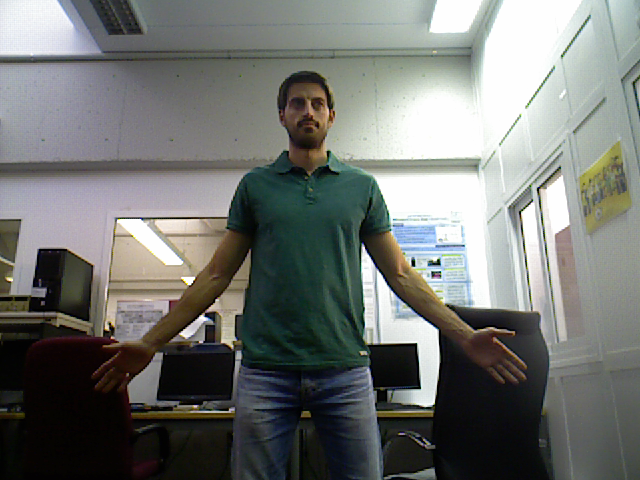
%> input picture Practica 8/person_rgb.png, 640 x 480 px
$ octave Prac8.m   (GNU Octave 9; MATLAB toolbox functions it lacks are replaced by stand-ins)
%> lines starting %> are read from the running program, lines starting %| are printed output that depends on the picture
### Practica 8/TMatrixFromValues.m
function A = TMatrixFromValues(xi)

    x = xi(1); y = xi(2); z = xi(3);
    yaw = xi(4); pitch = xi(5); roll = xi(6);

    cy = cos(degtorad(yaw));
    sy = sin(degtorad(yaw));

    cp = cos(degtorad(pitch));
    sp = sin(degtorad(pitch));

    cr = cos(degtorad(roll));
    sr = sin(degtorad(roll));

    A = [cy*cp, cy*sp*sr-sy*cr, cy*sp*cr+sy*sr, x; ...
         sy*cp, sy*sp*sr+cy*cr, sy*sp*cr-cy*sr, y; ...
         -sp, cp*sr, cp*cr, z;
         0 0 0 1];
end

### Practica 8/Prac8.m
close all
clear variables

% 1: Homogeneous transformations
% 2: Camera-to-world transformation
% 3: World-to-camera transformation
execute = 3;

% -------------------------------------------------------------------------
% 1: Homogeneous transformations
%
if execute == 1

    % Initial translations
    tx = 0; ty = 0; tz = 0;

    % Initial reference frame
    T = [1 0 0 tx
         0 1 0 ty
         0 0 1 tz
         0 0 0  1];
     showTransformation(T);
     pause;

     % Move the camera 0.5 meters forward
     tx = 0.5; ty = 0; tz = 0;
     T = [1 0 0 tx
          0 1 0 ty
          0 0 1 tz
          0 0 0  1];
     showTransformation(T);
     pause;

     % Rotate the camera 35degrees to look to the left (yaw rotation)
     tx = 0; ty = 0; tz = 0;
     yaw = deg2rad(35);
     cy=cos(yaw);
     sy=sin(yaw);
     I = [1 0 0 tx
          0 1 0 ty
          0 0 1 tz
          0 0 0 1];
      R =[cy -sy 0 0
          sy  cy 0 0
          0   0  1 0
          0   0  0 1];
      T=I*R;
     showTransformation(T);
     pause;

     % Move the camera 0.5 meters upwards and rotate it downwards
     tx = 0; ty = 0; tz = 0.5;
     pitch = deg2rad(60);
     cp=cos(pitch);
     sp=sin(pitch);
     T = [cp 0   sp tx
          0  1   0  ty
         -sp 0   cp tz
          0  0   0  1];
     showTransformation(T);
     pause;

% -------------------------------------------------------------------------
% 2: Camera-to-world transformation
%
elseif execute == 2 || execute == 3

    % Read the rgb and depth images images
    im_rgb = imread('person_rgb.png');
%> im_rgb is the input picture: size 480x640x3 uint8; mean R, G, B 114.3, 117, 113.7
    im_depth = imread('person_depth.png');
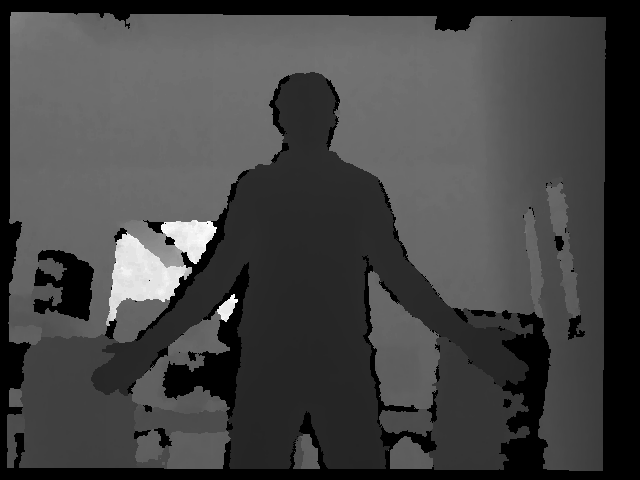
%> input picture Practica 8/person_depth.png, 640 x 480 px
%> im_depth is the input picture: size 480x640 uint16; min 0, max 49350, mean 13216.8

    % Show them
    figure
    imshow(im_rgb)
    figure
    imshow(im_depth)

    % Camera intrinsic parameters
    f = 525;
    x0 = 319.5;
    y0 = 239.5;

    % Initialization of useful vectors
    [rows,cols] = size(im_depth);
%> rows = 480; cols = 640
    points_x = zeros(rows,cols);
    points_y = zeros(rows,cols);
    points_z = zeros(rows,cols);

    % Depth scale and max depth considered
    scale = 0.0002;
    max_depth = 5;

    % Obtain the 3D coordinates of each pixel
    for y=1:rows
        for x=1:cols
            points_z(y,x) = double(im_depth(y,x))*scale;
            if points_z(y,x) > max_depth % check max depth
                points_z(y,x) = 0;
            end
            points_x(y,x) = -1*((x-x0)/f)*points_z(y,x);
            points_y(y,x) = -1*((y-y0)/f)*points_z(y,x);
        end
    end
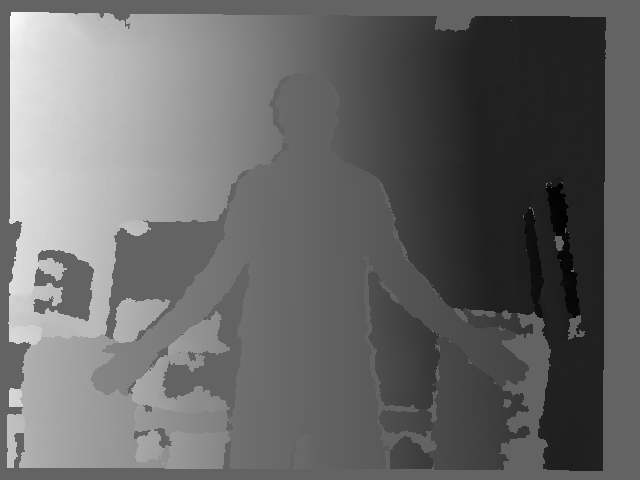
%> points_x: size 480x640 double; min -1.87, max 2.92, mean 0.0942; drawn with min black and max white
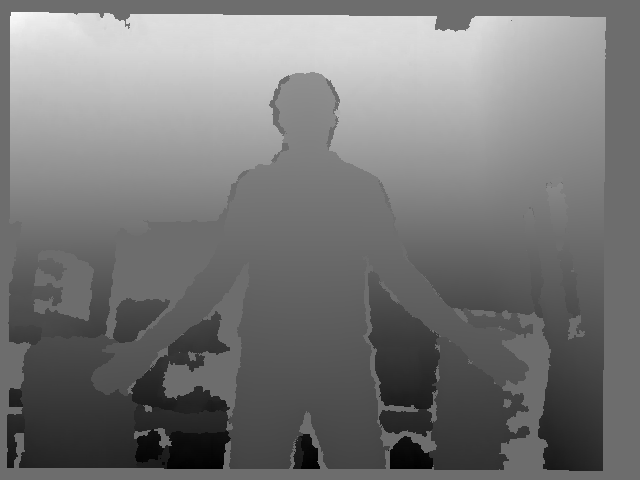
%> points_y: size 480x640 double; min -1.61, max 2.15, mean 0.143; drawn with min black and max white
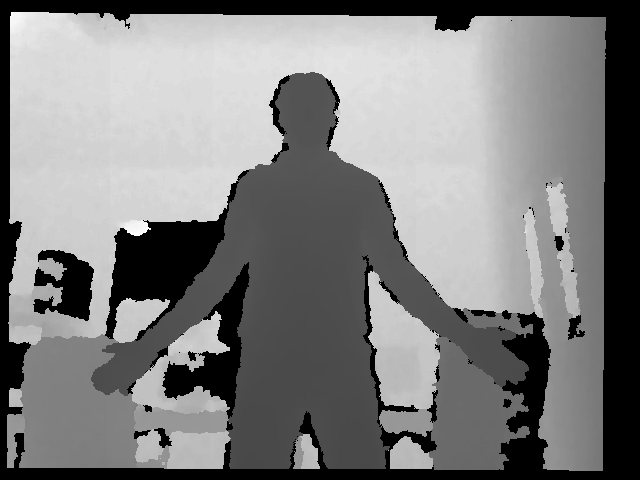
%> points_z: size 480x640 double; min 0, max 4.98, mean 2.47; drawn with min black and max white


    downsample = 2; % increment this downsampling depending on your
                    % pc's computational power

    if execute == 2
        figure
        plot3DScene(points_x,points_y,points_z,im_rgb,downsample);
    end
end

% -------------------------------------------------------------------------
% 3: World-to-camera transformation
%
if execute == 3

    % Modify this transformation
    transform = [-0.3; -0.3; -0.3; 0; -10; 0]; % -z, -x, -y, z, yaw, pitch, roll
    %transform = [0; 0; 0; 0; 0; 0];
    %transform = [0.1; 0.3; 0.5; 10; -10; 10];
    %transform = [0.1; 0.3; 0.5; 0; 10; 0];
    T = TMatrixFromValues(transform);
%> the run ends on the next line
